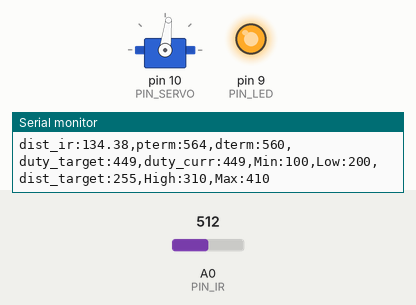
Simulated run of this sketch. Board: Arduino Uno, built with avr-gcc and run on an emulated ATmega328P. Parts: servo, output pins drawn as LEDs (lit = HIGH), the last lines printed to the serial monitor. The inputs (shaded band) are chosen by the test bench; at power-on: A0 (PIN_IR) = 512.

Above: at 1.2 s.
1.3 s: A0 (PIN_IR) set to 122
At 1.48 s:
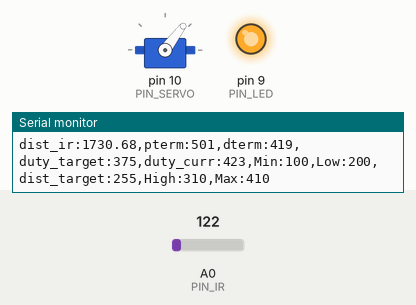
At 2.9 s:
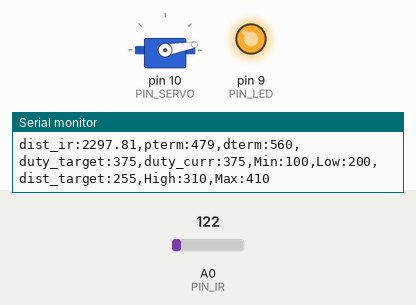
3.2 s: A0 (PIN_IR) set to 511
At 3.37 s:
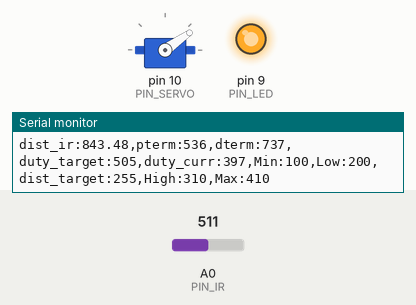
6.2 s: A0 (PIN_IR) set to 245
Timing chart, 0 to 9.2 s (numbered marks = the images above; inputs shaded):
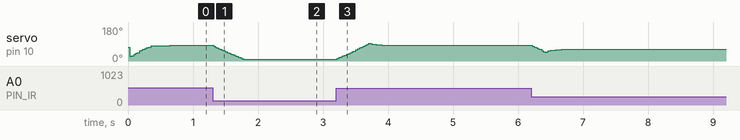

The sketch:

PDcontrol_20203140.ino
```cpp
#include <Servo.h>

// Arduino pin assignment
#define PIN_SERVO 10
#define PIN_LED 9
#define PIN_IR A0

// Framework setting
#define _DIST_TARGET 255
#define _DIST_MIN 100
#define _DIST_MAX 410

// Distance sensor
#define _DIST_ALPHA 0.2

//Servo range
#define _DUTY_MIN 650
#define _DUTY_NEU 1300
#define _DUTY_MAX 1950

// Servo speed control
#define _POS_START (_DUTY_MIN + 100)
#define _POS_END (_DUTY_MAX - 100)
#define _SERVO_ANGLE 30
#define _SERVO_SPEED 300

// Event periods
#define _INTERVAL_DIST 20
#define _INTERVAL_SERVO 20
#define _INTERVAL_SERIAL 20

//PID parameters
#define _KP 0.8
#define _KD 20.0
//////////////////////
// global variables //
//////////////////////

float dist_min, dist_max;

// Servo instance
Servo myservo;

// Distance sensor
float dist_target; // location to send the ball
float dist_raw, dist_ema, alpha;
const float coE[] = {0.0000097, 0.0006014, 0.6475733, 59.6953395}; // ir_filtered
int a, b; // unit: mm

// Event periods
unsigned long last_sampling_time_dist, last_sampling_time_servo, last_sampling_time_serial;
bool event_dist, event_servo, event_serial;

// Servo speed control
int duty_chg_per_interval;
int duty_target, duty_curr;
int duty_neu, duty_max, duty_min;

//PID variables
float error_curr, error_prev, control, pterm, dterm, iterm;

void setup() {
  // initialize GPIO pins for LED and attach servo
  pinMode(PIN_LED,OUTPUT);
  digitalWrite(PIN_LED, 1);
  myservo.attach(PIN_SERVO);

  // initialize global variables
  dist_min = _DIST_MIN;
  dist_max = _DIST_MAX;
  dist_target = _DIST_TARGET;
  alpha = _DIST_ALPHA;

  duty_neu = _DUTY_NEU;
  duty_max = _DUTY_MAX;
  duty_min = _DUTY_MIN;

  duty_target = duty_curr = _POS_START;

  myservo.writeMicroseconds(_DUTY_NEU);

  // convert angle speed into duty change per interval.
  duty_chg_per_interval = (_DUTY_MAX-_DUTY_MIN)*((float)_SERVO_SPEED/180)*((float)_INTERVAL_SERVO/1000);

  // initialize serial port
  Serial.begin(57600);

  a = 69.06;
  b = 232.12;

  // initialize last sampling time
  last_sampling_time_dist = 0;
  last_sampling_time_servo = 0;
  last_sampling_time_serial = 0;
}

void loop() {

  /////////////////////
  // Event generator //
  /////////////////////

  if(millis() >= last_sampling_time_dist +  _INTERVAL_DIST)event_dist = true;
  if(millis() >= last_sampling_time_servo + _INTERVAL_SERVO)event_servo = true;
  if(millis() >= last_sampling_time_serial + _INTERVAL_SERIAL)event_serial = true;

  ////////////////////
  // Event handlers //
  ////////////////////

  if(event_dist){
    event_dist = false;
    float x = ir_distance();
    dist_raw = coE[0] * pow(x, 3) + coE[1] * pow(x, 2) + coE[2] * x + coE[3];
    //dist_raw = 100 + 300.0 / (b-a) * (x - a);
    dist_ema = alpha*dist_raw + (1-alpha)*dist_ema;
    dist_raw = dist_ema;

    // PID control logic
    error_curr = dist_target - dist_raw;
    pterm = _KP * error_curr;
    dterm = _KD * (error_curr - error_prev);
    control = pterm + dterm;
    duty_target = _DUTY_NEU + control;

    //Limit duty_target within the range of [_DUTY_MIN, _DUTY_MAX]
    if(duty_target < _DUTY_MIN) duty_target = _DUTY_MIN; // lower limit
    if(duty_target > _DUTY_MAX) duty_target = _DUTY_MAX; // upper limit

    // update error_prev
    error_prev = error_curr;

    last_sampling_time_dist = millis();
  }

  if(event_servo){
    event_servo = false;

    if (duty_curr < duty_target) {
      duty_curr += duty_chg_per_interval;
      if (duty_curr > duty_target) duty_curr = duty_target;
    }
    else {
      duty_curr -= duty_chg_per_interval;
      if (duty_curr < duty_target) duty_curr = duty_target;
    }

    myservo.writeMicroseconds(duty_curr);

    last_sampling_time_servo = millis();
  }

  if(event_serial) {
   event_serial = false;
   Serial.print("dist_ir:");
   Serial.print(dist_raw);
   Serial.print(",pterm:");
   Serial.print(map(pterm,-1000,1000,510,610));
   Serial.print(",dterm:");
   Serial.print(map(dterm,-1000,1000,510,610));
   Serial.print(",duty_target:");;
   Serial.print(map(duty_target,1000,2000,410,510));
   Serial.print(",duty_curr:");
   Serial.print(map(duty_curr,1000,2000,410,510));
   Serial.println(",Min:100,Low:200,dist_target:255,High:310,Max:410");

   last_sampling_time_serial = millis();
  }
}

float ir_distance(void){ // return value unit: mm
  float val;
  float volt = float(analogRead(PIN_IR));
  val = ((6762.0/(volt-9.0))-4.0) * 10.0;
  return val;
}
```

Measured:
- after the input at 1.3 s, servo on pin 10 (PIN_SERVO): moves from 83° to 10° over 0.46 s, starting at once
- after the input at 3.2 s, servo on pin 10 (PIN_SERVO): rises from 10° to 93° in 0.48 s, then falls to 83° in 0.29 s
